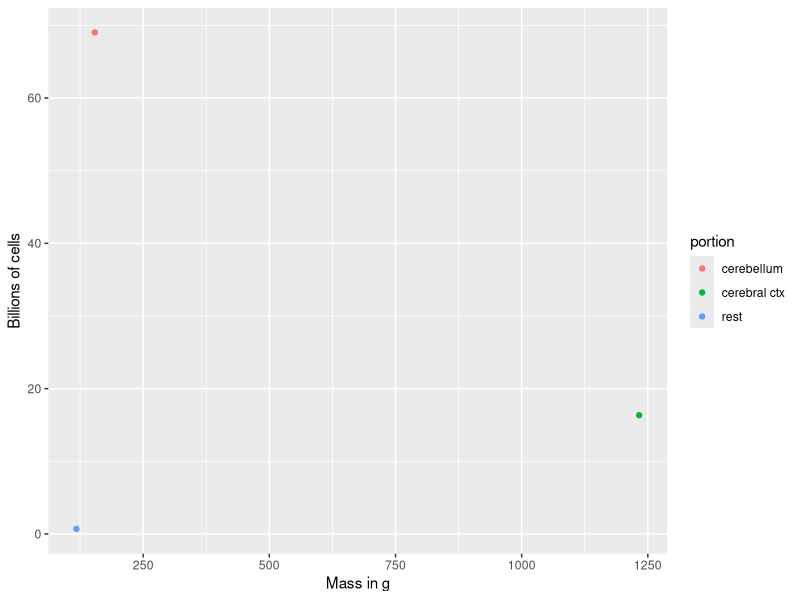
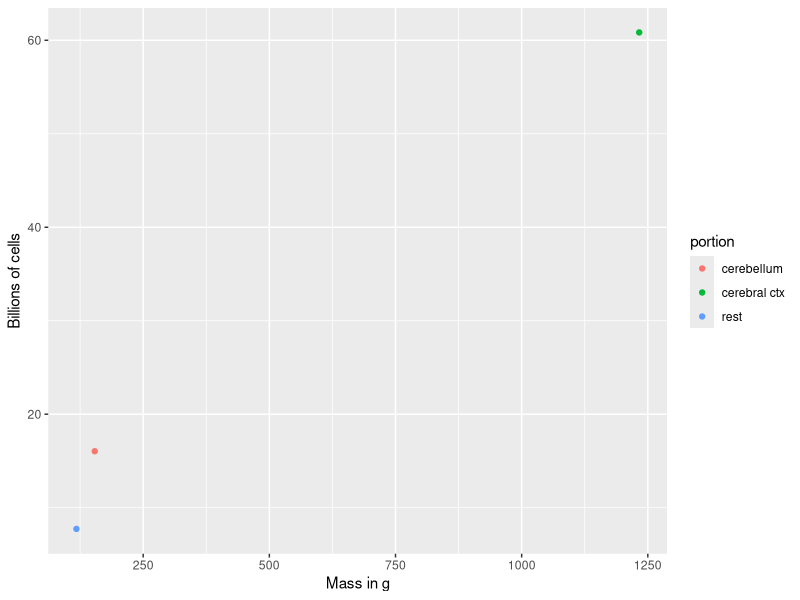

Source code (R) for these figures, in order:
## ---- chunk 1
library(tidyverse)
## ---- chunk 2
# data from Azevedo
mass_g <- c(1232.93, 154.02, 117.66)
portion <- c("cerebral ctx", "cerebellum", "rest")
b_neurons <- c(16.34, 69.03, 0.69)
b_nonneurons <- c(60.84, 16.04, 7.73)
brain <- data.frame(portion, mass_g, b_neurons, b_nonneurons)

brain %>% ggplot() +
  aes(x=mass_g, b_neurons, color=portion) +
  geom_point() +
  xlab("Mass in g") +
  ylab("Billions of cells")
## ---- chunk 3
brain %>% ggplot() +
  aes(x=mass_g, b_nonneurons, color=portion) +
  geom_point() +
  xlab("Mass in g") +
  ylab("Billions of cells")
